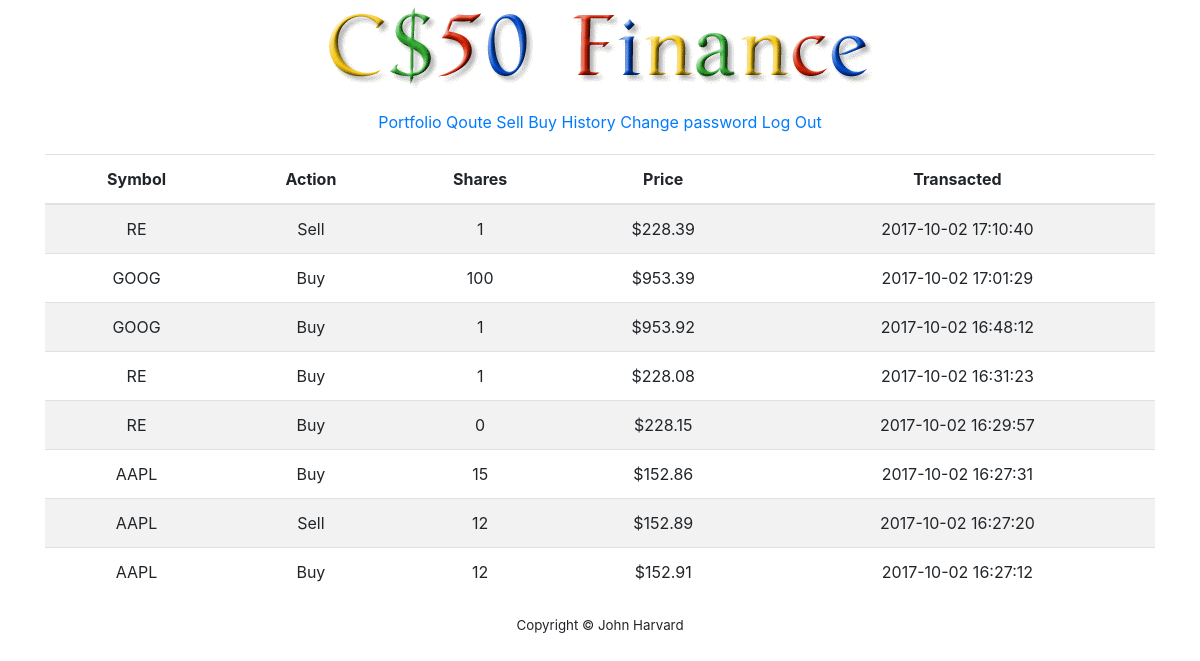
The app's page /history.php (signed in) with its own data.
### tables this page shows
CREATE TABLE `history` (
  `id` int(11) NOT NULL,
  `time` timestamp NOT NULL DEFAULT CURRENT_TIMESTAMP,
  `symbol` varchar(255) NOT NULL,
  `stocks` int(11) NOT NULL,
  `action` varchar(255) NOT NULL,
  `price` decimal(65,2) NOT NULL,
  `user_id` int(11) NOT NULL
);

### public/history.php (called while the page is built, shortened)
<?php
$history = [];
$rows = query ("SELECT * FROM history WHERE user_id = ? ORDER BY id DESC", $_SESSION["id"]);
if ($rows === false) {
	apologize("Error for reading history");
} else {
	foreach ($rows as $row) {
		$history[] = [
			"action" => $row["action"],
			"price" => $row["price"],
			"stocks" => $row["stocks"],
			"symbol" => $row["symbol"],
			"time" => $row["time"]
		];
	}
}
render("history.php", ["history" => $history,"title" => "History"]);

### templates/history.php (the view, shortened to what this page needs)
<div>
	<table class="table table-striped">
		<thead>
		<tr>
			<th>Symbol</th>
			<th>Action</th>
			<th>Shares</th>
			<th>Price</th>
			<th>Transacted</th>
		</tr>
		</thead>
		<tbody>
		<?php
		foreach ($history as $item): ?>
			<tr>
				<td><?=$item["symbol"]?></td>
				<td><?=ucfirst($item["action"])?></td>
				<td><?=$item["stocks"]?></td>
				<td>$<?=number_format($item["price"], 2)?></td>
				<td><?=$item["time"]?></td>
			</tr>
		<?php endforeach?>
		</tbody>
	</table>
</div>

### includes/functions.php (shortened to what this page needs)
<?php
    function query()
    {
        $sql = func_get_arg(0);
        $parameters = array_slice(func_get_args(), 1);
        static $handle;
        if (!isset($handle))
        {
            try
            {
                $handle = new PDO("mysql:dbname=" . DATABASE . ";host=" . SERVER, USERNAME, PASSWORD);
                $handle->setAttribute(PDO::ATTR_EMULATE_PREPARES, false);
            }
            catch (Exception $e)
            {
                trigger_error($e->getMessage(), E_USER_ERROR);
                exit;
            }
        }
        $statement = $handle->prepare($sql);
        $results = $statement->execute($parameters);
        if ($results !== false)
        {
            return $statement->fetchAll(PDO::FETCH_ASSOC);
        }
        else
        {
            return false;
        }
    }
    function render($template, $values = [])
    {
        if (file_exists("../templates/$template"))
        {
            extract($values);
            require("../templates/header.php");
            require("../templates/$template");
            require("../templates/footer.php");
        }
        else
        {
            trigger_error("Invalid template: $template", E_USER_ERROR);
        }
    }
?>

### templates/header.php (shortened to what this page needs)
<!DOCTYPE html>
<html>
    <head>
		<link rel="stylesheet" href="https://maxcdn.bootstrapcdn.com/bootstrap/4.0.0-beta/css/bootstrap.min.css">
		<link href="/css/styles.css" rel="stylesheet"/>
    </head>
    <body>
        <div class="container">
            <div id="top">
                <a href="/"><img alt="C$50 Finance" src="/img/logo.gif"/></a>
            </div>
            <div id="middle">
				<?php
					include ('navigation.php');
				?>

### templates/navigation.php
<div>
	<a href="index.php">Portfolio</a>
	<a href="quote.php">Qoute</a>
	<a href="sell.php">Sell</a>
	<a href="buy.php">Buy</a>
	<a href="history.php">History</a>
	<a href="password.php">Change password</a>
	<a href="logout.php">Log Out</a>
</div>
<div style="height: 20px;"></div>

### templates/footer.php
            </div>
            <div id="bottom">
                Copyright &#169; John Harvard
            </div>
        </div>
    </body>
</html>

### public/css/styles.css (style rules this page uses)
.container { margin-left: auto; margin-right: auto; text-align: center; }
#bottom { font-size: smaller; margin: 20px; }

### records on screen
history: symbol "RE", action "Sell", stocks "1", price "228.39", time "2017-10-02 17:10:40"
history: symbol "GOOG", action "Buy", stocks "100", price "953.39", time "2017-10-02 17:01:29"
history: symbol "GOOG", action "Buy", stocks "1", price "953.92", time "2017-10-02 16:48:12"
history: symbol "RE", action "Buy", stocks "1", price "228.08", time "2017-10-02 16:31:23"
history: symbol "RE", action "Buy", stocks "0", price "228.15", time "2017-10-02 16:29:57"
history: symbol "AAPL", action "Buy", stocks "15", price "152.86", time "2017-10-02 16:27:31"
history: symbol "AAPL", action "Sell", stocks "12", price "152.89", time "2017-10-02 16:27:20"
history: symbol "AAPL", action "Buy", stocks "12", price "152.91", time "2017-10-02 16:27:12"
